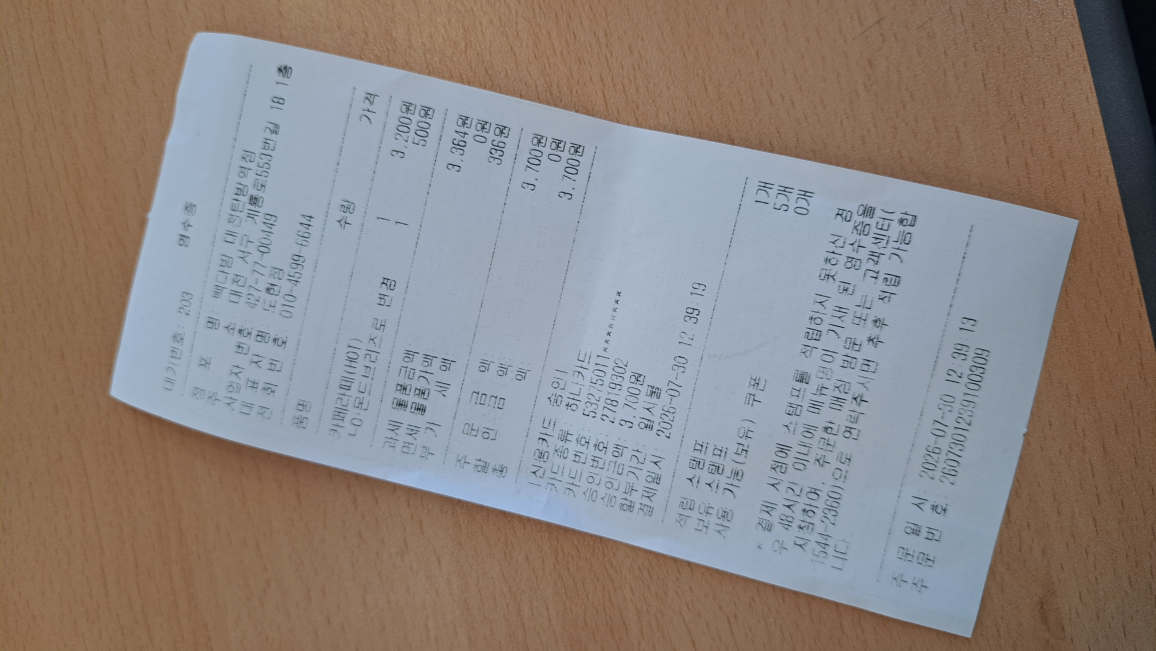
#> input picture app/evaluation/images/receipt_001.jpg, 4624 x 2604 px (shown at 1/4 size)
$ python -i image_preprocessing.py   (imports and definitions only)
#> lines starting #> are read from the running program, lines starting #| are printed output that depends on the picture; after the words box and inside, x2 and y2 are one past the last pixel; in counts of white or black regions, pixels touching at a corner belong together
"""Production receipt preprocessing shared by the OCR API.

The implementation is promoted from the experiments in ``preparation``.  It
keeps geometry correction before pixel enhancement and returns one selected
CLAHE + unsharp-mask image to avoid multiple expensive OCR passes.
"""

from __future__ import annotations

from dataclasses import dataclass
from pathlib import Path

import cv2
import numpy as np
from PIL import Image, ImageOps


@dataclass(frozen=True)
class ReceiptPreprocessConfig:
    long_side: int = 1800
    max_upscale: float = 1.5
    min_receipt_area_ratio: float = 0.20
    max_skew_degrees: float = 15.0
    denoise_strength: int = 5
    clahe_clip_limit: float = 2.5
    enhancement_passes: int = 2


@dataclass(frozen=True)
class ReceiptPreprocessMetadata:
    receipt_detected: bool
    document_rotation: int
    deskew_angle: float
    original_size: tuple[int, int]
    output_size: tuple[int, int]


def load_receipt_image(path: str | Path) -> np.ndarray:
    """Load a receipt with EXIF orientation applied."""
    path = Path(path)
    if not path.is_file():
        raise FileNotFoundError(f"이미지를 불러올 수 없습니다: {path}")
    with Image.open(path) as image:
        rgb = np.asarray(ImageOps.exif_transpose(image).convert("RGB"))
    return cv2.cvtColor(rgb, cv2.COLOR_RGB2BGR)


def _order_points(points: np.ndarray) -> np.ndarray:
    points = np.asarray(points, dtype=np.float32).reshape(4, 2)
    ordered = np.zeros((4, 2), dtype=np.float32)
    sums = points.sum(axis=1)
    differences = np.diff(points, axis=1).ravel()
    ordered[0] = points[np.argmin(sums)]
    ordered[2] = points[np.argmax(sums)]
    ordered[1] = points[np.argmin(differences)]
    ordered[3] = points[np.argmax(differences)]
    return ordered


def detect_receipt_corners(
    image: np.ndarray, min_area_ratio: float = 0.20
) -> np.ndarray | None:
    height, width = image.shape[:2]
    scale = min(1.0, 1400.0 / max(height, width))
    work = cv2.resize(image, None, fx=scale, fy=scale, interpolation=cv2.INTER_AREA)
    gray = cv2.cvtColor(work, cv2.COLOR_BGR2GRAY)
    edges = cv2.Canny(cv2.GaussianBlur(gray, (5, 5), 0), 50, 150)
    edges = cv2.morphologyEx(
        edges, cv2.MORPH_CLOSE, np.ones((5, 5), np.uint8), iterations=2
    )
    contours, _ = cv2.findContours(edges, cv2.RETR_LIST, cv2.CHAIN_APPROX_SIMPLE)
    image_area = work.shape[0] * work.shape[1]
    for contour in sorted(contours, key=cv2.contourArea, reverse=True)[:20]:
        if cv2.contourArea(contour) < image_area * min_area_ratio:
            break
        perimeter = cv2.arcLength(contour, True)
        polygon = cv2.approxPolyDP(contour, 0.02 * perimeter, True)
        if len(polygon) == 4 and cv2.isContourConvex(polygon):
            return _order_points(polygon.reshape(4, 2) / scale)
    return None


def perspective_warp(image: np.ndarray, corners: np.ndarray) -> np.ndarray:
    top_left, top_right, bottom_right, bottom_left = _order_points(corners)
    width = int(round(max(
        np.linalg.norm(top_right - top_left),
        np.linalg.norm(bottom_right - bottom_left),
    )))
    height = int(round(max(
        np.linalg.norm(bottom_left - top_left),
        np.linalg.norm(bottom_right - top_right),
    )))
    if width < 2 or height < 2:
        return image.copy()
    destination = np.array(
        [[0, 0], [width - 1, 0], [width - 1, height - 1], [0, height - 1]],
        dtype=np.float32,
    )
    matrix = cv2.getPerspectiveTransform(_order_points(corners), destination)
    return cv2.warpPerspective(image, matrix, (width, height), flags=cv2.INTER_CUBIC)


# [13 lines left out: function _horizontal_text_score, not called in this run]


def correct_document_axis(image: np.ndarray) -> tuple[np.ndarray, int]:
    """Correct a 90-degree axis error; image-only logic cannot resolve 180 degrees."""
    height, width = image.shape[:2]
    # 영수증 영역 검출/원근 보정이 끝난 결과가 세로형이면 이미 정상 축이다.
    # 표의 긴 세로선이나 촘촘한 열 때문에 horizontal score가 잘못 높아져
    # 정상 영수증을 90도로 회전시키는 오판을 방지한다.
    if height >= width:
        return image, 0

    gray = cv2.cvtColor(image, cv2.COLOR_BGR2GRAY)
    if max(gray.shape) > 1200:
        ratio = 1200 / max(gray.shape)
        gray = cv2.resize(gray, None, fx=ratio, fy=ratio, interpolation=cv2.INTER_AREA)
    binary = cv2.threshold(gray, 0, 255, cv2.THRESH_BINARY_INV + cv2.THRESH_OTSU)[1]
    rotated = cv2.rotate(binary, cv2.ROTATE_90_CLOCKWISE)
    if _horizontal_text_score(rotated) > _horizontal_text_score(binary) * 1.15:
        return cv2.rotate(image, cv2.ROTATE_90_CLOCKWISE), 90
    return image, 0


def estimate_skew_angle(image: np.ndarray, max_degrees: float = 7.0) -> float:
    gray = cv2.cvtColor(image, cv2.COLOR_BGR2GRAY)
    binary = cv2.threshold(gray, 0, 255, cv2.THRESH_BINARY_INV + cv2.THRESH_OTSU)[1]
    lines = cv2.HoughLinesP(
        binary, 1, np.pi / 180, 80,
        minLineLength=max(40, image.shape[1] // 5), maxLineGap=20,
    )
    if lines is None:
        return 0.0
    angles = []
    for x1, y1, x2, y2 in lines[:, 0]:
        angle = np.degrees(np.arctan2(y2 - y1, x2 - x1))
        if abs(angle) <= max_degrees:
            angles.append(float(angle))
    return float(np.median(angles)) if len(angles) >= 2 else 0.0


def deskew(image: np.ndarray, angle: float) -> np.ndarray:
    if abs(angle) < 0.3:
        return image
    height, width = image.shape[:2]
    matrix = cv2.getRotationMatrix2D((width / 2, height / 2), angle, 1.0)
    return cv2.warpAffine(
        image, matrix, (width, height), flags=cv2.INTER_CUBIC,
        borderMode=cv2.BORDER_CONSTANT, borderValue=(255, 255, 255),
    )


def normalize_resolution(
    image: np.ndarray, long_side: int, max_upscale: float
) -> np.ndarray:
    current = max(image.shape[:2])
    scale = min(long_side / current, max_upscale)
    if abs(scale - 1.0) < 0.05:
        return image
    interpolation = cv2.INTER_CUBIC if scale > 1 else cv2.INTER_AREA
    return cv2.resize(image, None, fx=scale, fy=scale, interpolation=interpolation)


def enhance_clahe_sharpen(
    image: np.ndarray, config: ReceiptPreprocessConfig
) -> np.ndarray:
    if config.enhancement_passes < 1:
        raise ValueError("enhancement_passes는 1 이상이어야 합니다")
    enhanced = image
    for _ in range(config.enhancement_passes):
        gray = cv2.cvtColor(enhanced, cv2.COLOR_BGR2GRAY)
        denoised = cv2.fastNlMeansDenoising(gray, h=config.denoise_strength)
        clahe = cv2.createCLAHE(config.clahe_clip_limit, (8, 8)).apply(denoised)
        blurred = cv2.GaussianBlur(clahe, (0, 0), 1.0)
        sharpened = cv2.addWeighted(clahe, 1.8, blurred, -0.8, 0)
        enhanced = cv2.cvtColor(sharpened, cv2.COLOR_GRAY2BGR)
    return enhanced


def preprocess_receipt(
    path: str | Path,
    config: ReceiptPreprocessConfig | None = None,
) -> tuple[np.ndarray, ReceiptPreprocessMetadata]:
    config = config or ReceiptPreprocessConfig()
    image = load_receipt_image(path)
#> in load_receipt_image, image is the input picture: PIL image 4624x2604 RGB; mean R, G, B 140.7, 132.5, 129.1
#> in load_receipt_image, `rgb = np.asarray(ImageOps.exif_transpose(image).convert("RGB"))`:
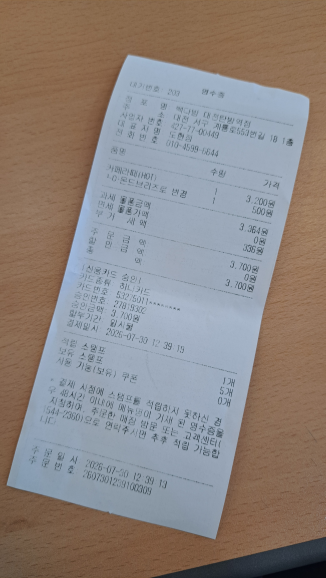
#> rgb: shape (4624, 2604, 3) (shown at 1/8 size); mean R, G, B 140.7, 132.5, 129.1
    original_size = (image.shape[1], image.shape[0])

    corners = detect_receipt_corners(image, config.min_receipt_area_ratio)
#> in detect_receipt_corners, `gray = cv2.cvtColor(work, cv2.COLOR_BGR2GRAY)`:
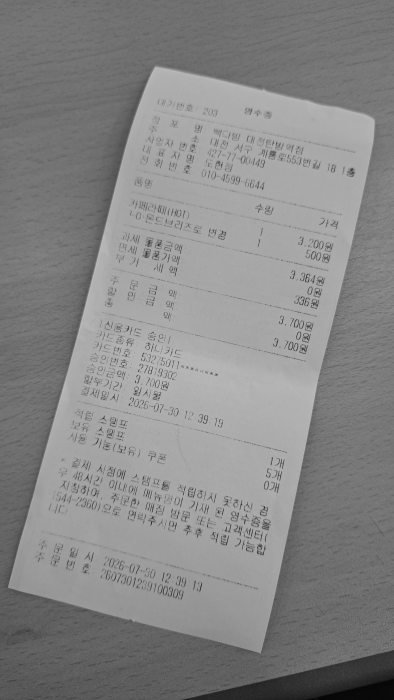
#> gray: shape (1400, 788) (shown at 1/2 size); min 5, max 194, mean 134.6
#> in detect_receipt_corners, `edges = cv2.Canny(cv2.GaussianBlur(gray, (5, 5), 0), 50, 150)`:
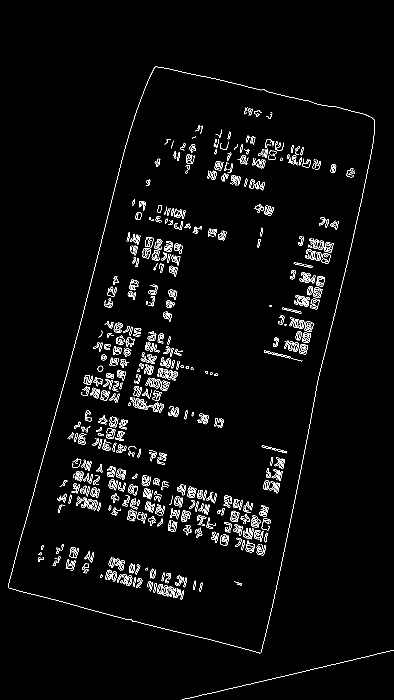
#> edges: shape (1400, 788) (shown at 1/2 size); 2.8% white in thin lines or dots, all inside (x1, y1, x2, y2) = (16, 133, 788, 1400)
#> in detect_receipt_corners, `edges = cv2.morphologyEx( edges, cv2.MORPH_CLOSE, np.ones((5, 5), np.u..`:
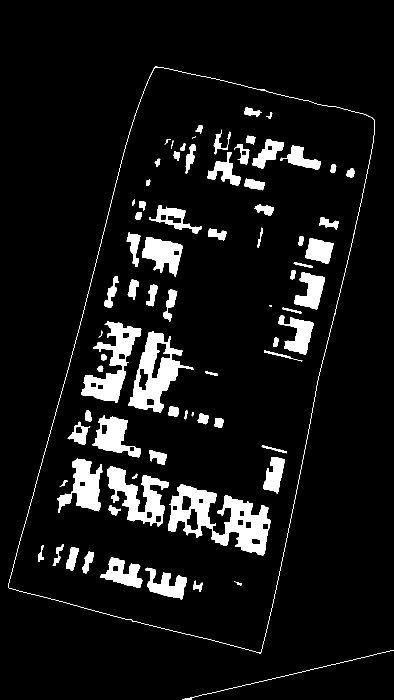
#> edges: shape (1400, 788) (shown at 1/2 size); 7.8% white; 77 white regions (2 under 20 px)
#> in detect_receipt_corners, `contours, _ = cv2.findContours(edges, cv2.RETR_LIST, cv2.CHAIN_APPROX_..`: contours = 106 contours, 6 with area under 20; largest, box (x1, y1, x2, y2) and area: (16, 133, 750, 1307) 540978, (17, 134, 750, 1305) 540896, (336, 969, 542, 1111) 13669, (257, 663, 387, 826) 9492, (162, 642, 283, 806) 7157
#> the loop in detect_receipt_corners, `for contour in sorted(contours, key=cv2.contourArea, reverse=True)[:20]:` made 1 pass
#> (perimeter, polygon, sums in _order_points, differences in _order_points) on pass 1: (3367.4, [[310, 133], [16, 1175], [521, 1306], [749, 244]], [1463.2, 3933.7, 6034.3, 3279.7], [-584.6, 3828, 2592.7, -1667.9])
#> corners = [[1023.9, 439.3], [2473.8, 805.9], [1720.8, 4313.5], [52.85, 3880.9]]
    receipt_detected = corners is not None
#> receipt_detected = True
    if corners is not None:
        image = perspective_warp(image, corners)
#> in perspective_warp, `top_left, top_right, bottom_right, bottom_left = _order_points(corners)`: top_left = [1023.9, 439.3]; top_right = [2473.8, 805.9]; bottom_right = [1720.8, 4313.5]; bottom_left = [52.85, 3880.9]
#> in perspective_warp, `width = int(round(max( np.linalg.norm(top_right - top_left), np.linalg..`: width = 1723
#> in perspective_warp, `height = int(round(max( np.linalg.norm(bottom_left - top_left), np.lin..`: height = 3588
#> in perspective_warp, `destination = np.array( [[0, 0], [width - 1, 0], [width - 1, height - ..`: destination = [[0, 0], [1722, 0], [1722, 3587], [0, 3587]]
#> in perspective_warp, `matrix = cv2.getPerspectiveTransform(_order_points(corners), destinati..`: matrix = [[1.12, 0.317, -1287.7], [-0.286, 1.13, -204.1], [-8.84e-06, 4.21e-05, 1]]
#> in perspective_warp, `return cv2.warpPerspective(image, matrix, (width, height), flags=cv2.I..`:
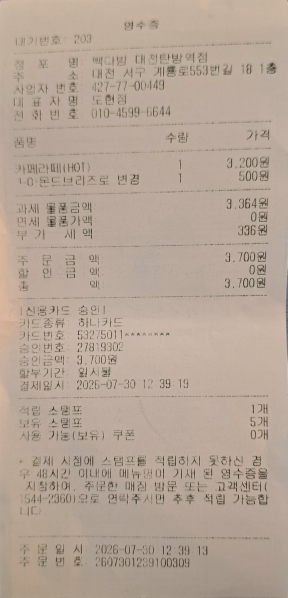
#> returned value: shape (3588, 1723, 3) (shown at 1/6 size); mean of channels 0, 1, 2 181.6, 164.8, 150.6; drawn as R, G, B

    image, rotation = correct_document_axis(image)
#> rotation = 0
    angle = estimate_skew_angle(image, config.max_skew_degrees)
#> in estimate_skew_angle, `binary = cv2.threshold(gray, 0, 255, cv2.THRESH_BINARY_INV + cv2.THRES..`:
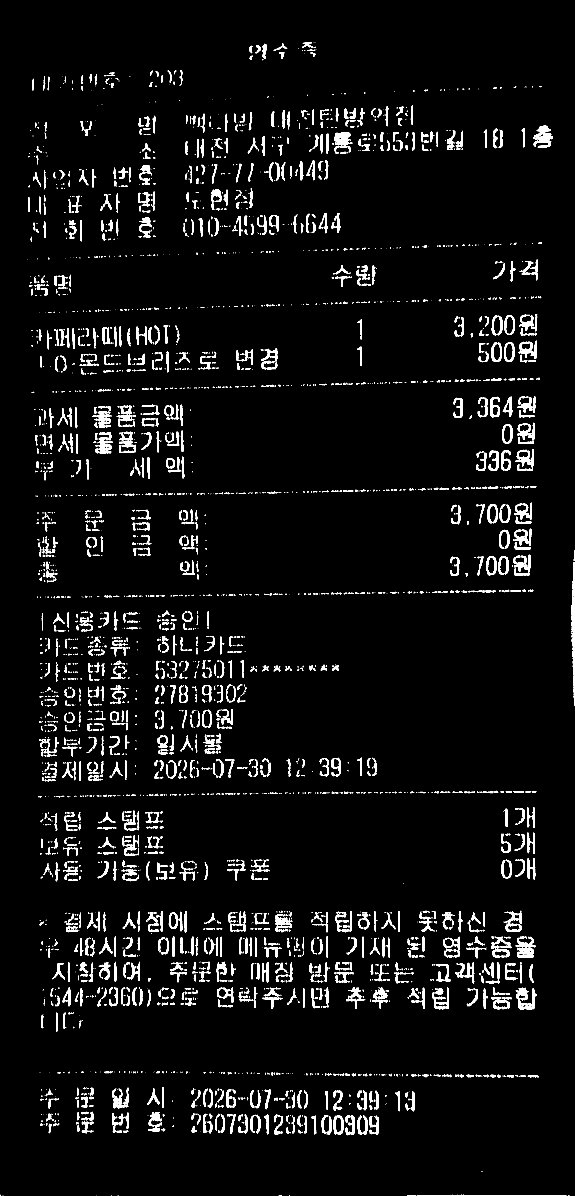
#> binary: shape (3588, 1723) (shown at 1/3 size); 4.5% white; 3631 white regions (1911 under 20 px), largest, box (x1, y1, x2, y2) and area: (1599, 377, 1659, 442) 2089, (1547, 2963, 1611, 3029) 1859, (1714, 1738, 1723, 2078) 1801
#> in estimate_skew_angle, `lines = cv2.HoughLinesP( binary, 1, np.pi / 180, 80, minLineLength=max..`: lines = 18 rows, first 6: [376, 1485, 1275, 1469], [924, 1474, 1606, 1462], [895, 1781, 1279, 1775], [913, 1782, 1599, 1770], [1221, 3587, 1708, 3587], [1270, 3586, 1658, 3586]
#> the loop in estimate_skew_angle, `for x1, y1, x2, y2 in lines[:, 0]:` made 18 passes
#> (x1, y1, x2, y2, angle) on passes 1 to 8: (376, 1485, 1275, 1469, -1.02), (924, 1474, 1606, 1462, -1.01), (895, 1781, 1279, 1775, -0.895), (913, 1782, 1599, 1770, -1), (1221, 3587, 1708, 3587, 0), (1270, 3586, 1658, 3586, 0), (1722, 2117, 1722, 1651, -90), (1138, 1780, 1598, 1772, -0.996)
#> after the loop in estimate_skew_angle, `for x1, y1, x2, y2 in lines[:, 0]:`: angles = [-1.02, -1.01, -0.895, -1, 0, 0, -0.996, 0, 0, 1.01, 0, 1.06, -1.03, -1.05, 0.991]
#> angle = 0
    image = deskew(image, angle)
    image = normalize_resolution(image, config.long_side, config.max_upscale)
    image = enhance_clahe_sharpen(image, config)
#> after the loop in enhance_clahe_sharpen, `for _ in range(config.enhancement_passes):`:
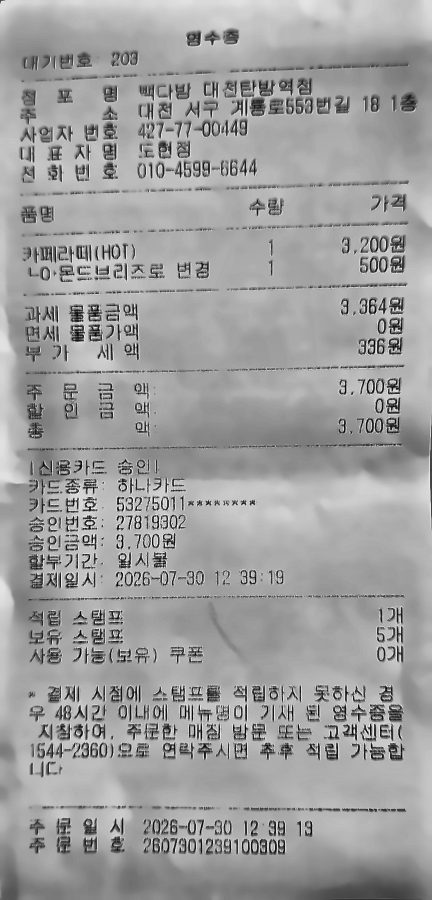
#> clahe: shape (1800, 864) (shown at 1/2 size); min 0, max 255, mean 159.2
    metadata = ReceiptPreprocessMetadata(
        receipt_detected=receipt_detected,
        document_rotation=rotation,
        deskew_angle=angle,
        original_size=original_size,
        output_size=(image.shape[1], image.shape[0]),
    )
    return image, metadata

>>> result = preprocess_receipt('../evaluation/images/receipt_001.jpg')

$ run again, on app/evaluation/images/receipt_002.jpg
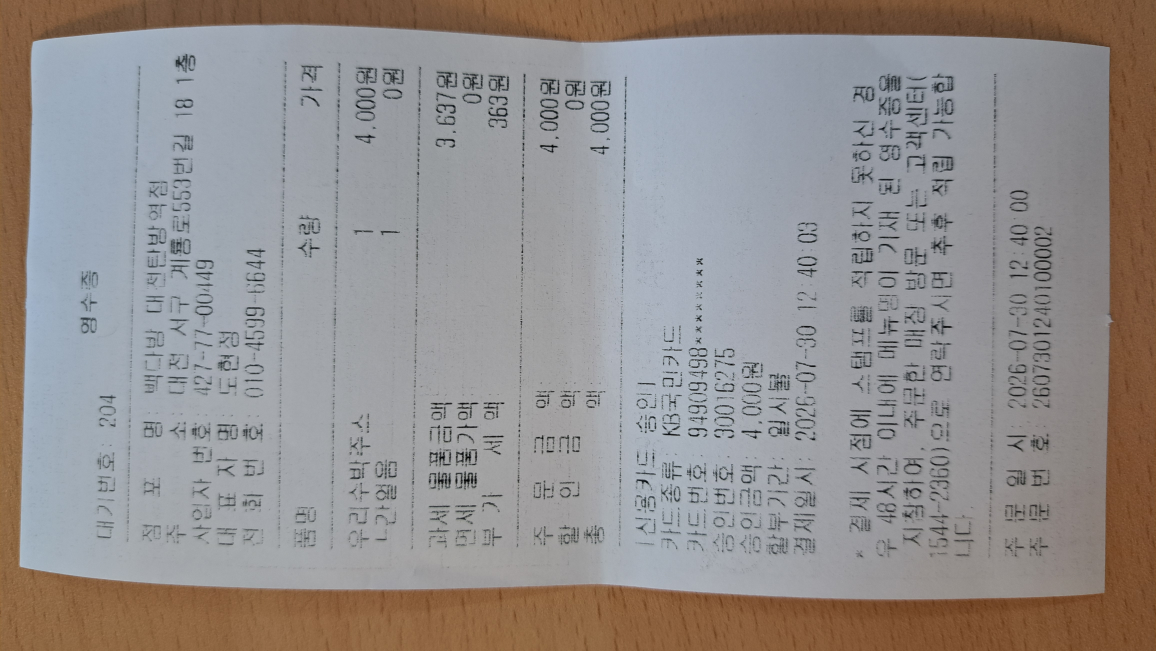
#> input picture app/evaluation/images/receipt_002.jpg, 4624 x 2604 px (shown at 1/4 size)
#> in load_receipt_image, image is the input picture: PIL image 4624x2604 RGB; mean R, G, B 147.2, 142.6, 141.2
#> in detect_receipt_corners, `edges = cv2.morphologyEx( edges, cv2.MORPH_CLOSE, np.ones((5, 5), np.u..`:
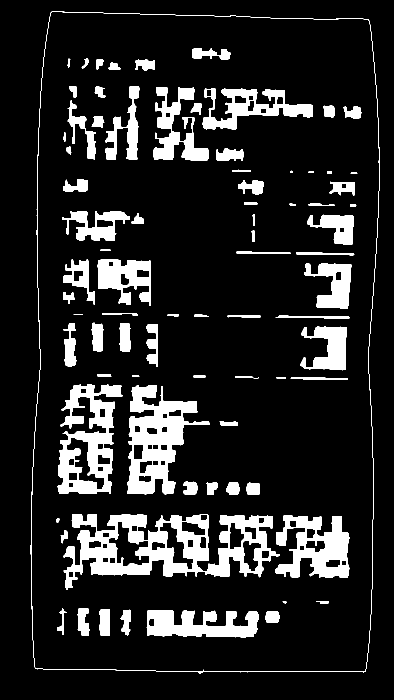
#> edges: shape (1400, 788) (shown at 1/2 size); 13.4% white; 80 white regions (1 under 20 px)
#> contours = 144 contours, 3 with area under 20; largest, box (x1, y1, x2, y2) and area: (61, 23, 759, 1348) 882093, (62, 23, 759, 1344) 881882, (126, 1028, 560, 1180) 36966, (254, 770, 420, 989) 17934, (115, 768, 245, 988) 16900
#> the loop in detect_receipt_corners, `for contour in sorted(contours, key=cv2.contourArea, reverse=True)[:20]:` made 1 pass
#> (perimeter, polygon, sums in _order_points, differences in _order_points) on pass 1: (3989.4, [[103, 23], [70, 1337], [730, 1343], [738, 41]], [416.2, 4647.1, 6846.8, 2572.9], [-264.2, 4184.7, 2024.7, -2302.1])
#> corners = [[340.2, 75.97], [2437.5, 135.4], [2411.1, 4435.7], [231.2, 4415.9]]
#> receipt_detected = True
#> top_left = [340.2, 75.97]; top_right = [2437.5, 135.4]; bottom_right = [2411.1, 4435.7]; bottom_left = [231.2, 4415.9]
#> in perspective_warp, `width = int(round(max( np.linalg.norm(top_right - top_left), np.linalg..`: width = 2180
#> in perspective_warp, `height = int(round(max( np.linalg.norm(bottom_left - top_left), np.lin..`: height = 4341
#> destination = [[0, 0], [2179, 0], [2179, 4340], [0, 4340]]
#> matrix = [[1.03, 0.0258, -351.5], [-0.0294, 1.04, -68.81], [-4.68e-06, 8.92e-06, 1]]
#> rotation = 0
#> binary: shape (4341, 2180); 5.1% white; 4228 white regions (2087 under 20 px), largest, box (x1, y1, x2, y2) and area: (1992, 3440, 2069, 3529) 3890, (1990, 3648, 2072, 3737) 3121, (1898, 3442, 1977, 3531) 2961
#> lines = 35 rows, first 6: [1157, 3899, 2071, 3899], [1158, 3898, 2071, 3898], [1180, 3897, 2071, 3897], [1157, 3900, 2071, 3900], [1168, 2434, 2048, 2434], [127, 2032, 1119, 2032]
#> the loop in estimate_skew_angle, `for x1, y1, x2, y2 in lines[:, 0]:` made 35 passes
#> after the loop in estimate_skew_angle, `for x1, y1, x2, y2 in lines[:, 0]:`: angles = 35 values from 0 to 0
#> in preprocess_receipt, `angle = estimate_skew_angle(image, config.max_skew_degrees)`: angle = 0
#> after the loop in enhance_clahe_sharpen, `for _ in range(config.enhancement_passes):`:
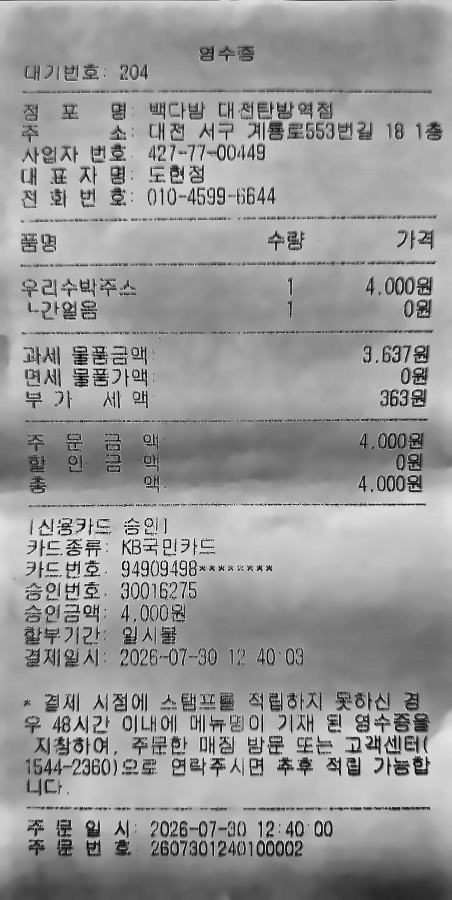
#> clahe: shape (1800, 904) (shown at 1/2 size); min 0, max 255, mean 153.4
